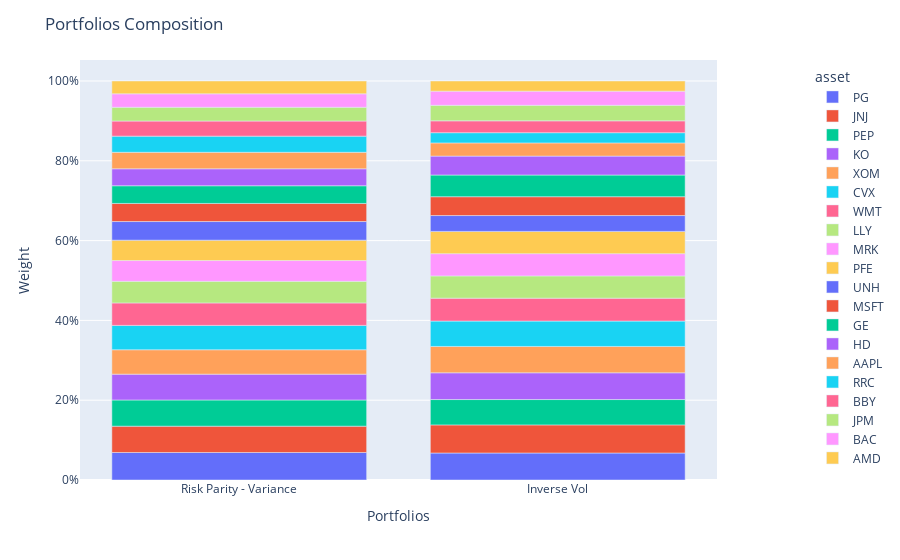

Source (notebook cell):
### Code cell
population = Population([ptf_model_test, ptf_bench_test])
population.plot_composition()

### Figure 1 — Plotly figure (JSON) as saved in the notebook; plotly's stock layout.template omitted (floating-point values rounded to 4 significant figures)
{"data": [{"alignmentgroup": "True", "hovertemplate": "asset=PG<br>index=%{x}<br>value=%{y}<extra></extra>", "legendgroup": "PG", "marker": {"color": "#636efa", "pattern": {"shape": ""}}, "name": "PG", "offsetgroup": "PG", "orientation": "v", "showlegend": true, "textposition": "auto", "type": "bar", "x": ["Risk Parity - Variance", "Inverse Vol"], "xaxis": "x", "y": [0.06894, 0.06765], "yaxis": "y"}, {"alignmentgroup": "True", "hovertemplate": "asset=JNJ<br>index=%{x}<br>value=%{y}<extra></extra>", "legendgroup": "JNJ", "marker": {"color": "#EF553B", "pattern": {"shape": ""}}, "name": "JNJ", "offsetgroup": "JNJ", "orientation": "v", "showlegend": true, "textposition": "auto", "type": "bar", "x": ["Risk Parity - Variance", "Inverse Vol"], "xaxis": "x", "y": [0.06593, 0.0705], "yaxis": "y"}, {"alignmentgroup": "True", "hovertemplate": "asset=PEP<br>index=%{x}<br>value=%{y}<extra></extra>", "legendgroup": "PEP", "marker": {"color": "#00cc96", "pattern": {"shape": ""}}, "name": "PEP", "offsetgroup": "PEP", "orientation": "v", "showlegend": true, "textposition": "auto", "type": "bar", "x": ["Risk Parity - Variance", "Inverse Vol"], "xaxis": "x", "y": [0.06568, 0.06351], "yaxis": "y"}, {"alignmentgroup": "True", "hovertemplate": "asset=KO<br>index=%{x}<br>value=%{y}<extra></extra>", "legendgroup": "KO", "marker": {"color": "#ab63fa", "pattern": {"shape": ""}}, "name": "KO", "offsetgroup": "KO", "orientation": "v", "showlegend": true, "textposition": "auto", "type": "bar", "x": ["Risk Parity - Variance", "Inverse Vol"], "xaxis": "x", "y": [0.06469, 0.06698], "yaxis": "y"}, {"alignmentgroup": "True", "hovertemplate": "asset=XOM<br>index=%{x}<br>value=%{y}<extra></extra>", "legendgroup": "XOM", "marker": {"color": "#FFA15A", "pattern": {"shape": ""}}, "name": "XOM", "offsetgroup": "XOM", "orientation": "v", "showlegend": true, "textposition": "auto", "type": "bar", "x": ["Risk Parity - Variance", "Inverse Vol"], "xaxis": "x", "y": [0.0612, 0.0661], "yaxis": "y"}, {"alignmentgroup": "True", "hovertemplate": "asset=CVX<br>index=%{x}<br>value=%{y}<extra></extra>", "legendgroup": "CVX", "marker": {"color": "#19d3f3", "pattern": {"shape": ""}}, "name": "CVX", "offsetgroup": "CVX", "orientation": "v", "showlegend": true, "textposition": "auto", "type": "bar", "x": ["Risk Parity - Variance", "Inverse Vol"], "xaxis": "x", "y": [0.06105, 0.06358], "yaxis": "y"}, {"alignmentgroup": "True", "hovertemplate": "asset=WMT<br>index=%{x}<br>value=%{y}<extra></extra>", "legendgroup": "WMT", "marker": {"color": "#FF6692", "pattern": {"shape": ""}}, "name": "WMT", "offsetgroup": "WMT", "orientation": "v", "showlegend": true, "textposition": "auto", "type": "bar", "x": ["Risk Parity - Variance", "Inverse Vol"], "xaxis": "x", "y": [0.05627, 0.05745], "yaxis": "y"}, {"alignmentgroup": "True", "hovertemplate": "asset=LLY<br>index=%{x}<br>value=%{y}<extra></extra>", "legendgroup": "LLY", "marker": {"color": "#B6E880", "pattern": {"shape": ""}}, "name": "LLY", "offsetgroup": "LLY", "orientation": "v", "showlegend": true, "textposition": "auto", "type": "bar", "x": ["Risk Parity - Variance", "Inverse Vol"], "xaxis": "x", "y": [0.05419, 0.05571], "yaxis": "y"}, {"alignmentgroup": "True", "hovertemplate": "asset=MRK<br>index=%{x}<br>value=%{y}<extra></extra>", "legendgroup": "MRK", "marker": {"color": "#FF97FF", "pattern": {"shape": ""}}, "name": "MRK", "offsetgroup": "MRK", "orientation": "v", "showlegend": true, "textposition": "auto", "type": "bar", "x": ["Risk Parity - Variance", "Inverse Vol"], "xaxis": "x", "y": [0.05209, 0.05577], "yaxis": "y"}, {"alignmentgroup": "True", "hovertemplate": "asset=PFE<br>index=%{x}<br>value=%{y}<extra></extra>", "legendgroup": "PFE", "marker": {"color": "#FECB52", "pattern": {"shape": ""}}, "name": "PFE", "offsetgroup": "PFE", "orientation": "v", "showlegend": true, "textposition": "auto", "type": "bar", "x": ["Risk Parity - Variance", "Inverse Vol"], "xaxis": "x", "y": [0.05104, 0.05581], "yaxis": "y"}, {"alignmentgroup": "True", "hovertemplate": "asset=UNH<br>index=%{x}<br>value=%{y}<extra></extra>", "legendgroup": "UNH", "marker": {"color": "#636efa", "pattern": {"shape": ""}}, "name": "UNH", "offsetgroup": "UNH", "orientation": "v", "showlegend": true, "textposition": "auto", "type": "bar", "x": ["Risk Parity - Variance", "Inverse Vol"], "xaxis": "x", "y": [0.04668, 0.03971], "yaxis": "y"}, {"alignmentgroup": "True", "hovertemplate": "asset=MSFT<br>index=%{x}<br>value=%{y}<extra></extra>", "legendgroup": "MSFT", "marker": {"color": "#EF553B", "pattern": {"shape": ""}}, "name": "MSFT", "offsetgroup": "MSFT", "orientation": "v", "showlegend": true, "textposition": "auto", "type": "bar", "x": ["Risk Parity - Variance", "Inverse Vol"], "xaxis": "x", "y": [0.04535, 0.04723], "yaxis": "y"}, {"alignmentgroup": "True", "hovertemplate": "asset=GE<br>index=%{x}<br>value=%{y}<extra></extra>", "legendgroup": "GE", "marker": {"color": "#00cc96", "pattern": {"shape": ""}}, "name": "GE", "offsetgroup": "GE", "orientation": "v", "showlegend": true, "textposition": "auto", "type": "bar", "x": ["Risk Parity - Variance", "Inverse Vol"], "xaxis": "x", "y": [0.04433, 0.05435], "yaxis": "y"}, {"alignmentgroup": "True", "hovertemplate": "asset=HD<br>index=%{x}<br>value=%{y}<extra></extra>", "legendgroup": "HD", "marker": {"color": "#ab63fa", "pattern": {"shape": ""}}, "name": "HD", "offsetgroup": "HD", "orientation": "v", "showlegend": true, "textposition": "auto", "type": "bar", "x": ["Risk Parity - Variance", "Inverse Vol"], "xaxis": "x", "y": [0.04252, 0.04742], "yaxis": "y"}, {"alignmentgroup": "True", "hovertemplate": "asset=AAPL<br>index=%{x}<br>value=%{y}<extra></extra>", "legendgroup": "AAPL", "marker": {"color": "#FFA15A", "pattern": {"shape": ""}}, "name": "AAPL", "offsetgroup": "AAPL", "orientation": "v", "showlegend": true, "textposition": "auto", "type": "bar", "x": ["Risk Parity - Variance", "Inverse Vol"], "xaxis": "x", "y": [0.04135, 0.03307], "yaxis": "y"}, {"alignmentgroup": "True", "hovertemplate": "asset=RRC<br>index=%{x}<br>value=%{y}<extra></extra>", "legendgroup": "RRC", "marker": {"color": "#19d3f3", "pattern": {"shape": ""}}, "name": "RRC", "offsetgroup": "RRC", "orientation": "v", "showlegend": true, "textposition": "auto", "type": "bar", "x": ["Risk Parity - Variance", "Inverse Vol"], "xaxis": "x", "y": [0.04047, 0.02565], "yaxis": "y"}, {"alignmentgroup": "True", "hovertemplate": "asset=BBY<br>index=%{x}<br>value=%{y}<extra></extra>", "legendgroup": "BBY", "marker": {"color": "#FF6692", "pattern": {"shape": ""}}, "name": "BBY", "offsetgroup": "BBY", "orientation": "v", "showlegend": true, "textposition": "auto", "type": "bar", "x": ["Risk Parity - Variance", "Inverse Vol"], "xaxis": "x", "y": [0.03785, 0.02969], "yaxis": "y"}, {"alignmentgroup": "True", "hovertemplate": "asset=JPM<br>index=%{x}<br>value=%{y}<extra></extra>", "legendgroup": "JPM", "marker": {"color": "#B6E880", "pattern": {"shape": ""}}, "name": "JPM", "offsetgroup": "JPM", "orientation": "v", "showlegend": true, "textposition": "auto", "type": "bar", "x": ["Risk Parity - Variance", "Inverse Vol"], "xaxis": "x", "y": [0.03452, 0.03883], "yaxis": "y"}, {"alignmentgroup": "True", "hovertemplate": "asset=BAC<br>index=%{x}<br>value=%{y}<extra></extra>", "legendgroup": "BAC", "marker": {"color": "#FF97FF", "pattern": {"shape": ""}}, "name": "BAC", "offsetgroup": "BAC", "orientation": "v", "showlegend": true, "textposition": "auto", "type": "bar", "x": ["Risk Parity - Variance", "Inverse Vol"], "xaxis": "x", "y": [0.03373, 0.03551], "yaxis": "y"}, {"alignmentgroup": "True", "hovertemplate": "asset=AMD<br>index=%{x}<br>value=%{y}<extra></extra>", "legendgroup": "AMD", "marker": {"color": "#FECB52", "pattern": {"shape": ""}}, "name": "AMD", "offsetgroup": "AMD", "orientation": "v", "showlegend": true, "textposition": "auto", "type": "bar", "x": ["Risk Parity - Variance", "Inverse Vol"], "xaxis": "x", "y": [0.03211, 0.02549], "yaxis": "y"}], "layout": {"barmode": "relative", "legend": {"title": {"text": "asset"}, "tracegroupgap": 0, "x": 1.15, "xanchor": "left", "y": 0.99, "yanchor": "top"}, "margin": {"t": 60}, "title": {"text": "Portfolios Composition"}, "xaxis": {"anchor": "y", "domain": [0, 1], "title": {"text": "Portfolios"}}, "yaxis": {"anchor": "x", "domain": [0, 1], "tickformat": ",.0%", "title": {"text": "Weight"}}}}
